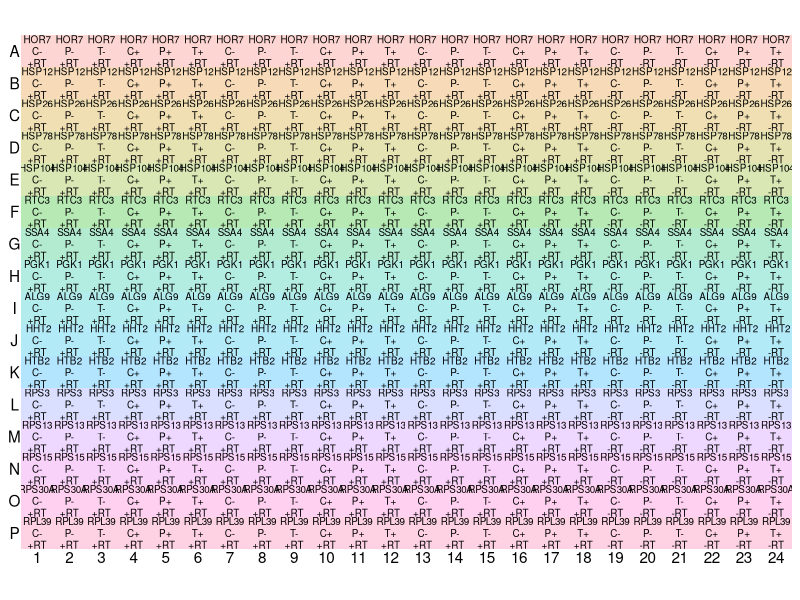
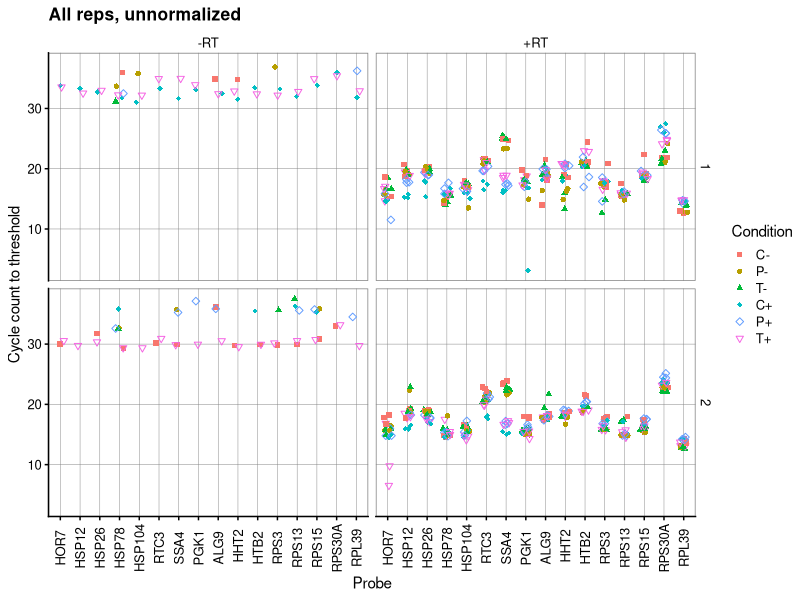

Reproduce these figures in R, in order. (Note: this script raises an error after producing the figures.)
## ---- chunk 1

## knitr options for report generation
knitr::opts_chunk$set(warning=FALSE,message=FALSE,echo=FALSE,cache=FALSE,
                      results="show")


## data processing options, packages, functions
options(stringsAsFactors=FALSE)  # load character strings as strings

library(stringr) # string manipulation
library(reshape2) # data manipulation
library(dplyr) # more data manipulation
library(tidyr) # more data manipulation
library(readr) # read files
# 
# library(readxl) # read excel spreadsheets
library(pheatmap) # nice heatmaps

library(ggplot2) # plot graphs
library(cowplot) # extensions and nice defaults
 # set default theme for graphics
# theme_set(theme_bw() %+replace% theme(panel.grid.minor=element_blank())) 
theme_set(theme_cowplot(font_size=11) %+replace% 
              theme(panel.grid.major=element_line(size=0.15,colour="grey50"),
                    strip.background = element_blank()))

scale_y_log2nice <- function(name=waiver(),omag=seq(-6,6),scilabels=FALSE,...) {
    # plot y axis on log2-scale with nice defaults
    breaks2 <- 2^omag
    if (scilabels) {
        labels2 <- paste("2^{",omag,"}",sep="")
    } else {
        labels2 <- breaks2
    }
    scale_y_log10(name,breaks=breaks2,labels=parse(text=labels2),...)
}

scale_y_log10nice <- function(name=waiver(),omag=seq(-6,6),scilabels=FALSE,...) {
    # plot y axis on log10-scale with nice defaults
    breaks10 <- 10^omag
    if (scilabels) {
        labels10 <- paste("10^{",omag,"}",sep="")
    } else {
        labels10 <- breaks10
    }
    scale_y_log10(name,breaks=breaks10,labels=parse(text=labels10),...)
}
## ---- chunk 2

create.blank.plate <- function(WellR=LETTERS[1:8],WellC=1:12) {
    ## create blank plate data frame
    plate <- expand.grid(WellR=WellR,WellC=WellC)
    plate$Well   <- with(plate,paste0(WellR,WellC))
    # plate$Sample <- NA
    # plate$Probe  <- NA
    return(plate)
}

label.plate.rowcol <- function(plate,rowkey=NULL,colkey=NULL) {
    ## label a plate by row and column keys
    if (!is.null(colkey)) {
        plate <- merge(plate,colkey,by="WellC")
    }
    if (!is.null(rowkey)) {
        plate <- merge(plate,rowkey,by="WellR")
    }
    return(plate[order(plate$WellR,plate$WellC),])
}

display_plate <- function(plate) {
    ggplot(data=plate,aes(x=factor(WellC),
                          y=factor(WellR,levels=rev(LETTERS)))) +
        geom_tile(aes(fill=Probe),alpha=0.3) +
        geom_text(aes(label=paste(Probe,Sample,Type,sep="\n")),size=2.5,lineheight=1) +
        scale_x_discrete(expand=c(0,0)) +
        scale_y_discrete(expand=c(0,0)) +
        coord_equal() +
        theme_void() + 
        theme(axis.text=element_text(angle=0),
              panel.grid.major=element_blank(),
              legend.position="none",
              plot.margin=unit(rep(0.01,4),"npc"),
              panel.border = element_blank())
}


getNormCt <- function(df,mycolumn="Ct",normProbes="ALG9",probename="Probe") {
    ### function to take data frame and attach a column to normalize things by.
    
    # make subset of df where gene is one of normGenes
    subdf <- df[df[[probename]] %in% normProbes,]
    
    # assign median of mycolumn to df$normct
    # note this is the same value for every row, a waste of space technically
    df$norm.by <- median(subdf[[mycolumn]],na.rm=TRUE)
    return(df)
}


normalizeqPCR <- function(df,mycolumn="Ct",normProbes="ALG9",probename="Probe") {
    # make normed count, grouped by Sample (biological rep)
    dfout <- 
        group_by(df,Sample) %>% # group by Sample
        do(getNormCt(.,mycolumn,normProbes,probename)) %>%      # get norm value for each Sample
        ungroup()                 # combine/ungroup again
    
    # Assign normalized values by diLIDing by normby
    dfout$Value.norm <- dfout[[mycolumn]] - dfout$norm.by
    dfout$Value.normexp <- 2^-dfout$Value.norm
                             
    return(dfout)
}

debaseline <- function(plateamp,maxcycle=10) {
    baseline <- 
        plateamp %>%
        group_by(Well) %>%
        filter(Program == 2, Cycle <= maxcycle) %>%
        summarize(Base = median(Fluor))
    plateamp %>% 
        left_join(baseline) %>%
        mutate(Signal=Fluor-Base)
        
}

getdRdT <- function(TT,RR,method=c("spline","diff"),...) {
    if (method == "diff") {
       return( -c(diff(RR)/diff(TT),NA) )
    } else if (method == "spline") {
        fit <- smooth.spline(x = TT, y=RR,...)
        return(-1 * predict(object = fit, x = TT, deriv = 1)$y )
    }
}

demelt <- function(platemelt) {
    platemelt %>%
        arrange(Well,Temperature) %>%
        group_by(Well) %>%
        mutate(dRdT=getdRdT(Temperature,Signal)) %>%
        ungroup()
}

## ---- chunk 3
Probes <- c("HOR7", "HSP12", "HSP26", "HSP78", "HSP104", "RTC3", "SSA4", "PGK1", "ALG9", " HHT2", "HTB2", "RPS3", "RPS13", "RPS15", "RPS30A", "RPL39")

HSlevels=c("-","+")
Druglevels=c("C","P","T")
Conditionlevels=paste0(Druglevels,rep(HSlevels,each=3))

rowkey <- data.frame(WellR=LETTERS[1:16],
                     Probe=factor(Probes,levels=Probes)
                     ) 

colkey <- data.frame(WellC=1:24,
                     Type=c(rep("+RT",18),rep("-RT",6)),
                     TechRep=rep(c(1,2,3,1),each=6) %>% factor(),
                     HS=factor(rep(HSlevels,each=3),levels=HSlevels),
                     Drug=factor(Druglevels,levels=Druglevels)
                     ) %>%
    mutate(Condition=paste0(Drug,HS) %>% factor(levels=Conditionlevels))

plateplan <-     
    label.plate.rowcol(create.blank.plate(WellR = LETTERS[1:16],WellC=1:24),
                       rowkey,colkey)

## ---- chunk 4
display_plate( plateplan %>%
    mutate(Sample=paste0(Drug,HS)) )
## ---- chunk 5
# set working directory, if needed
# setwd("~/Dropbox (Drummond Lab)/EdinburghLab/RT-qPCR/2018-06/")
# read my plates

plate1 <- read_tsv("../data/Edward_qPCR_TxnInhibitors_HS_2018-06-15_plate1_Ct.txt",skip=1) %>%
    mutate(Well=Pos,Ct=Cp) %>%
    left_join(plateplan) %>%
    mutate(BiolRep="1",Plate="1")


plate2 <- read_tsv("../data/Edward_qPCR_TxnInhibitors_HS_2018-06-15_plate2_Ct.txt",skip=1) %>%
    mutate(Well=Pos,Ct=Cp) %>%
    left_join(plateplan) %>%
    mutate(BiolRep="2",Plate="2")

plates <- bind_rows(plate1,plate2) %>%
    mutate( Sample=paste0(Condition,BiolRep) )

summary(plates)

## ---- chunk 6
ggplot(data=plates) +
    geom_point(aes(x=Probe,y=Ct,shape=Condition,colour=Condition),
               position=position_jitter(width = 0.2,height=0)) +
    labs(y="Cycle count to threshold",
         title="All reps, unnormalized") +
    scale_shape_manual(values=c(15:18,5:6)) + 
    facet_grid(BiolRep~Type) +
    theme(axis.text.x=element_text(angle=90,vjust=0.5),
          panel.border=element_rect(fill = NA,linetype=1,
                                    colour = "grey50",size=0.5))

## ---- chunk 7
platesnorm <- plates %>% 
    filter(Type=="+RT") %>%
    normalizeqPCR(normProbes = "PGK1")

platesmed <- platesnorm %>%
    group_by(Sample,Condition,BiolRep,HS,Drug,Sample,Probe) %>%
    summarize(Ct=median(Value.norm,na.rm=TRUE),
              Abund=median(Value.normexp,na.rm=TRUE))

filter(platesmed,Probe=="HSP26")

## ---- chunk 8
ggplot(data=platesnorm) +
    geom_point(aes(x=Probe,y=Value.norm,shape=Condition,colour=Condition),
               position=position_jitter(width = 0.2,height=0)) +
    labs(y="Ct relative to PGK1") +
    scale_shape_manual(values=c(15:18,5:6)) + 
    facet_grid(BiolRep~.) +
    theme(axis.text.x=element_text(angle=90,vjust=0.5),
          panel.border=element_rect(fill = NA,linetype=1,
                                    colour = "grey50",size=0.5))

## ---- chunk 9
ggplot(data=platesmed) +
    geom_point(aes(x=Probe,y=Abund,shape=BiolRep,colour=Condition),
               position=position_jitter(width = 0.2,height=0)) +
    scale_shape_manual(values=c(15:18,5:6)) + 
    scale_y_log10nice("mRNA relative detection") + 
    theme(axis.text.x=element_text(angle=90,vjust=0.5),
          panel.border=element_rect(fill = NA,linetype=1,
                                    colour = "grey50",size=0.5))

## ---- chunk 10
ggplot(data=platesmed) +
    geom_point(aes(x=Probe,y=Abund,shape=BiolRep,colour=HS),
               position=position_jitter(width = 0.2,height=0)) +
    facet_wrap(~Drug,ncol=3) +
    scale_colour_manual(values=c("-"="grey50","+"="red")) +
    scale_y_log10nice("mRNA relative detection") + 
    theme(axis.text.x=element_text(angle=90,vjust=0.5),
          panel.border=element_rect(fill = NA,linetype=1,
                                    colour = "grey50",size=0.5))

## ---- chunk 11
ggplot(data=platesmed) +
    geom_point(aes(x=Probe,y=Abund,shape=BiolRep,colour=Drug),
               position=position_jitter(width = 0.2,height=0)) +
    facet_wrap(~HS,ncol=3) +
    scale_y_log10nice("mRNA relative detection") + 
    theme(axis.text.x=element_text(angle=90,vjust=0.5),
          panel.border=element_rect(fill = NA,linetype=1,
                                    colour = "grey50",size=0.5))

## ---- chunk 12

plate1curve <- read_tsv("../data/Edward_qPCR_TxnInhibitors_HS_2018-06-15_plate1.txt",
                       skip=2,
                        col_names=c("Well","SID","Program","Segment",
                                    "Cycle","Time","Temperature","Fluor") 
                      ) %>%
    debaseline() %>%
    left_join(plateplan) %>%
    mutate(BiolRep=1,Plate=1)

plate2curve <- read_tsv("../data/Edward_qPCR_TxnInhibitors_HS_2018-06-15_plate2.txt",
                       skip=2,
                        col_names=c("Well","SID","Program","Segment",
                                    "Cycle","Time","Temperature","Fluor") 
                      ) %>%
    debaseline() %>%
    left_join(plateplan)  %>%
    mutate(BiolRep=2,Plate=2)

# platesamp  <- plate1curve %>% filter(Program == 2)

# plate1curve
# plate2curve

platesamp <- bind_rows(plate1curve,plate2curve) %>% 
    filter(Program == 2)

platesmelt <- bind_rows(plate1curve,plate2curve) %>% 
    filter(Program != 2) %>% 
    demelt() %>% 
    filter(Temperature >= 61)  

## ---- chunk 13
ggplot(data=platesmelt %>% 
           filter(TechRep==1,BiolRep==1),
       aes(x=Temperature,y=dRdT,linetype=Type)) + 
    facet_grid(Condition~Probe) + 
    geom_line() +
    scale_linetype_manual(values=c("-RT"="dashed","+RT"="solid")) +
    scale_x_continuous(breaks=seq(60,100,10),minor_breaks=seq(60,100,5)) + 
    labs(title="Melt curves, BiolRep 1, Techrep 1") + panel_border()
## ---- chunk 14
ggplot(data=platesmelt %>% 
           filter(TechRep==1,BiolRep==2),
       aes(x=Temperature,y=dRdT,linetype=Type)) + 
    facet_grid(Condition~Probe) + 
    geom_line() +
    scale_linetype_manual(values=c("-RT"="dashed","+RT"="solid")) +
    scale_x_continuous(breaks=seq(60,100,10),minor_breaks=seq(60,100,5)) + 
    labs(title="Melt curves, BiolRep 2, TechRep 1") + panel_border()
## ---- chunk 15
ggplot(data=platesamp %>% 
           filter(TechRep==1,BiolRep==1),
       aes(x=Cycle,y=Fluor,linetype=Type)) + 
    facet_grid(Condition~Probe) + 
    geom_line() +
    scale_linetype_manual(values=c("-RT"="dashed","+RT"="solid")) +
    expand_limits(y=0) + 
    labs(title="Amp. curves, BiolRep 1, Techrep 1") + panel_border()
## ---- chunk 16
ggplot(data=platesamp %>% 
           filter(TechRep==1,BiolRep==2),
       aes(x=Cycle,y=Fluor,linetype=Type)) + 
    facet_grid(Condition~Probe) + 
    geom_line() +
    scale_linetype_manual(values=c("-RT"="dashed","+RT"="solid")) +
    expand_limits(y=0) + 
    labs(title="Amp. curves, BiolRep 2, Techrep 1") + panel_border()
